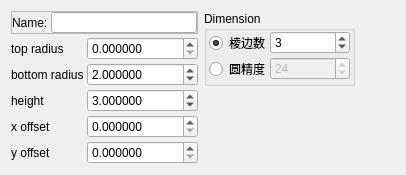
        <widget class="QWidget" name="tab_cone">
         <attribute name="title">
          <string>cone</string>
         </attribute>
         <layout class="QGridLayout" name="gridLayout_6">
          <item row="0" column="0" rowspan="2">
           <layout class="QFormLayout" name="formLayout_2">
            <property name="horizontalSpacing">
             <number>3</number>
            </property>
            <property name="verticalSpacing">
             <number>3</number>
            </property>
            <item row="1" column="0">
             <widget class="QLabel" name="label_10">
              <property name="text">
               <string>top radius</string>
              </property>
             </widget>
            </item>
            <item row="1" column="1">
             <widget class="QDoubleSpinBox" name="coneTopRadiusDoubleSpinBox">
              <property name="decimals">
               <number>6</number>
              </property>
              <property name="minimum">
               <double>0.000000000000000</double>
              </property>
              <property name="maximum">
               <double>100000000.000000000000000</double>
              </property>
              <property name="value">
               <double>0.000000000000000</double>
              </property>
             </widget>
            </item>
            <item row="2" column="0">
             <widget class="QLabel" name="label_9">
              <property name="text">
               <string>bottom radius</string>
              </property>
             </widget>
            </item>
            <item row="2" column="1">
             <widget class="QDoubleSpinBox" name="coneBottomRadiusDoubleSpinBox">
              <property name="decimals">
               <number>6</number>
              </property>
              <property name="minimum">
               <double>0.000000000000000</double>
              </property>
              <property name="maximum">
               <double>100000000.000000000000000</double>
              </property>
              <property name="value">
               <double>2.000000000000000</double>
              </property>
             </widget>
            </item>
            <item row="3" column="0">
             <widget class="QLabel" name="label_11">
              <property name="text">
               <string>height</string>
              </property>
             </widget>
            </item>
            <item row="3" column="1">
             <widget class="QDoubleSpinBox" name="coneHeightDoubleSpinBox">
              <property name="decimals">
               <number>6</number>
              </property>
              <property name="minimum">
               <double>0.000001000000000</double>
              </property>
              <property name="maximum">
               <double>100000000.000000000000000</double>
              </property>
              <property name="value">
               <double>3.000000000000000</double>
              </property>
             </widget>
            </item>
            <item row="4" column="0">
             <widget class="QLabel" name="label_12">
              <property name="toolTip">
               <string>displacement of axes along X-axis</string>
              </property>
              <property name="statusTip">
               <string>displacement of axes along X-axis</string>
              </property>
              <property name="text">
               <string>x offset</string>
              </property>
             </widget>
            </item>
            <item row="4" column="1">
             <widget class="QDoubleSpinBox" name="coneXOffsetDoubleSpinBox">
              <property name="decimals">
               <number>6</number>
              </property>
              <property name="minimum">
               <double>0.000000000000000</double>
              </property>
              <property name="maximum">
               <double>100000000.000000000000000</double>
              </property>
              <property name="value">
               <double>0.000000000000000</double>
              </property>
             </widget>
            </item>
            <item row="5" column="0">
             <widget class="QLabel" name="label_13">
              <property name="toolTip">
               <string>displacement of axes along Y-axis</string>
              </property>
              <property name="statusTip">
               <string>displacement of axes along Y-axis</string>
              </property>
              <property name="text">
               <string>y offset</string>
              </property>
             </widget>
            </item>
            <item row="5" column="1">
             <widget class="QDoubleSpinBox" name="coneYOffsetDoubleSpinBox">
              <property name="decimals">
               <number>6</number>
              </property>
              <property name="minimum">
               <double>0.000000000000000</double>
              </property>
              <property name="maximum">
               <double>100000000.000000000000000</double>
              </property>
              <property name="value">
               <double>0.000000000000000</double>
              </property>
             </widget>
            </item>
            <item row="0" column="0" colspan="2">
             <widget class="QFrame" name="blockNameFrame_4">
              <property name="sizePolicy">
               <sizepolicy hsizetype="MinimumExpanding" vsizetype="Minimum">
                <horstretch>0</horstretch>
                <verstretch>0</verstretch>
               </sizepolicy>
              </property>
              <property name="maximumSize">
               <size>
                <width>16777215</width>
                <height>23</height>
               </size>
              </property>
              <property name="frameShape">
               <enum>QFrame::StyledPanel</enum>
              </property>
              <property name="frameShadow">
               <enum>QFrame::Raised</enum>
              </property>
              <layout class="QHBoxLayout" name="horizontalLayout_11">
               <property name="spacing">
                <number>0</number>
               </property>
               <property name="leftMargin">
                <number>0</number>
               </property>
               <property name="topMargin">
                <number>0</number>
               </property>
               <property name="rightMargin">
                <number>0</number>
               </property>
               <property name="bottomMargin">
                <number>0</number>
               </property>
               <item>
                <widget class="QLabel" name="label_32">
                 <property name="minimumSize">
                  <size>
                   <width>39</width>
                   <height>0</height>
                  </size>
                 </property>
                 <property name="text">
                  <string>Name:</string>
                 </property>
                </widget>
               </item>
               <item>
                <widget class="QLineEdit" name="coneNameLineEdit">
                 <property name="readOnly">
                  <bool>true</bool>
                 </property>
                </widget>
               </item>
              </layout>
             </widget>
            </item>
           </layout>
          </item>
          <item row="0" column="1">
           <widget class="QGroupBox" name="coneDimGroupBox">
            <property name="sizePolicy">
             <sizepolicy hsizetype="Preferred" vsizetype="Fixed">
              <horstretch>0</horstretch>
              <verstretch>0</verstretch>
             </sizepolicy>
            </property>
            <property name="title">
             <string>Dimension</string>
            </property>
            <property name="flat">
             <bool>false</bool>
            </property>
            <layout class="QFormLayout" name="formLayout_3">
             <property name="fieldGrowthPolicy">
              <enum>QFormLayout::AllNonFixedFieldsGrow</enum>
             </property>
             <property name="horizontalSpacing">
              <number>0</number>
             </property>
             <property name="verticalSpacing">
              <number>2</number>
             </property>
             <property name="leftMargin">
              <number>2</number>
             </property>
             <property name="topMargin">
              <number>0</number>
             </property>
             <property name="rightMargin">
              <number>2</number>
             </property>
             <property name="bottomMargin">
              <number>2</number>
             </property>
             <item row="0" column="0">
              <widget class="QRadioButton" name="coneEdgeDimRadioButton">
               <property name="text">
                <string>棱边数</string>
               </property>
               <property name="checked">
                <bool>true</bool>
               </property>
              </widget>
             </item>
             <item row="0" column="1">
              <widget class="QSpinBox" name="coneEdgeDimSpinBox">
               <property name="minimumSize">
                <size>
                 <width>80</width>
                 <height>0</height>
                </size>
               </property>
               <property name="minimum">
                <number>1</number>
               </property>
               <property name="value">
                <number>3</number>
               </property>
              </widget>
             </item>
             <item row="1" column="0">
              <widget class="QRadioButton" name="conePrecisionRadioButton">
               <property name="text">
                <string>圆精度</string>
               </property>
              </widget>
             </item>
             <item row="1" column="1">
              <widget class="QSpinBox" name="conePrecisionSpinBox">
               <property name="enabled">
                <bool>false</bool>
               </property>
               <property name="minimum">
                <number>1</number>
               </property>
               <property name="value">
                <number>24</number>
               </property>
              </widget>
             </item>
            </layout>
           </widget>
          </item>
          <item row="0" column="2">
           <spacer name="horizontalSpacer_8">
            <property name="orientation">
             <enum>Qt::Horizontal</enum>
            </property>
            <property name="sizeHint" stdset="0">
             <size>
              <width>40</width>
              <height>20</height>
             </size>
            </property>
           </spacer>
          </item>
          <item row="1" column="1">
           <spacer name="verticalSpacer_2">
            <property name="orientation">
             <enum>Qt::Vertical</enum>
            </property>
            <property name="sizeType">
             <enum>QSizePolicy::Expanding</enum>
            </property>
            <property name="sizeHint" stdset="0">
             <size>
              <width>20</width>
              <height>0</height>
             </size>
            </property>
           </spacer>
          </item>
         </layout>
        </widget>
